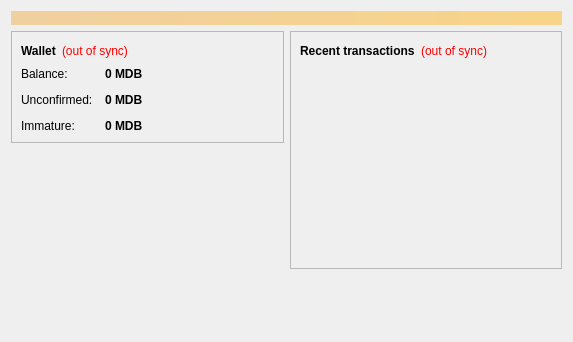
<?xml version="1.0" encoding="UTF-8"?>
<ui version="4.0">
 <class>OverviewPage</class>
 <widget class="QWidget" name="OverviewPage">
  <property name="geometry">
   <rect>
    <x>0</x>
    <y>0</y>
    <width>573</width>
    <height>342</height>
   </rect>
  </property>
  <property name="windowTitle">
   <string>Form</string>
  </property>
  <layout class="QVBoxLayout" name="topLayout">
   <item>
    <widget class="QLabel" name="labelAlerts">
     <property name="visible">
      <bool>false</bool>
     </property>
     <property name="styleSheet">
      <string notr="true">background-color: qlineargradient(x1: 0, y1: 0, x2: 1, y2: 0, stop:0 #F0D0A0, stop:1 #F8D488); color:#000000;</string>
     </property>
     <property name="wordWrap">
      <bool>true</bool>
     </property>
     <property name="margin">
      <number>3</number>
     </property>
    </widget>
   </item>
   <item>
    <layout class="QHBoxLayout" name="horizontalLayout" stretch="1,1">
     <item>
      <layout class="QVBoxLayout" name="verticalLayout_2">
       <item>
        <widget class="QFrame" name="frame">
         <property name="frameShape">
          <enum>QFrame::StyledPanel</enum>
         </property>
         <property name="frameShadow">
          <enum>QFrame::Raised</enum>
         </property>
         <layout class="QVBoxLayout" name="verticalLayout_4">
          <item>
           <layout class="QHBoxLayout" name="horizontalLayout_4">
            <item>
             <widget class="QLabel" name="label_5">
              <property name="font">
               <font>
                <weight>75</weight>
                <bold>true</bold>
               </font>
              </property>
              <property name="text">
               <string>Wallet</string>
              </property>
             </widget>
            </item>
            <item>
             <widget class="QLabel" name="labelWalletStatus">
              <property name="toolTip">
               <string>The displayed information may be out of date. Your wallet automatically synchronizes with the Moduabit network after a connection is established, but this process has not completed yet.</string>
              </property>
              <property name="styleSheet">
               <string notr="true">QLabel { color: red; }</string>
              </property>
              <property name="text">
               <string notr="true">(out of sync)</string>
              </property>
              <property name="alignment">
               <set>Qt::AlignLeading|Qt::AlignLeft|Qt::AlignVCenter</set>
              </property>
             </widget>
            </item>
            <item>
             <spacer name="horizontalSpacer_2">
              <property name="orientation">
               <enum>Qt::Horizontal</enum>
              </property>
              <property name="sizeHint" stdset="0">
               <size>
                <width>40</width>
                <height>20</height>
               </size>
              </property>
             </spacer>
            </item>
           </layout>
          </item>
          <item>
           <layout class="QFormLayout" name="formLayout_2">
            <property name="fieldGrowthPolicy">
             <enum>QFormLayout::AllNonFixedFieldsGrow</enum>
            </property>
            <property name="horizontalSpacing">
             <number>12</number>
            </property>
            <property name="verticalSpacing">
             <number>12</number>
            </property>
            <item row="0" column="0">
             <widget class="QLabel" name="label">
              <property name="text">
               <string>Balance:</string>
              </property>
             </widget>
            </item>
            <item row="0" column="1">
             <widget class="QLabel" name="labelBalance">
              <property name="font">
               <font>
                <weight>75</weight>
                <bold>true</bold>
               </font>
              </property>
              <property name="cursor">
               <cursorShape>IBeamCursor</cursorShape>
              </property>
              <property name="toolTip">
               <string>Your current balance</string>
              </property>
              <property name="text">
               <string notr="true">0 MDB</string>
              </property>
              <property name="textInteractionFlags">
               <set>Qt::LinksAccessibleByMouse|Qt::TextSelectableByKeyboard|Qt::TextSelectableByMouse</set>
              </property>
             </widget>
            </item>
            <item row="1" column="0">
             <widget class="QLabel" name="label_3">
              <property name="text">
               <string>Unconfirmed:</string>
              </property>
             </widget>
            </item>
            <item row="1" column="1">
             <widget class="QLabel" name="labelUnconfirmed">
              <property name="font">
               <font>
                <weight>75</weight>
                <bold>true</bold>
               </font>
              </property>
              <property name="cursor">
               <cursorShape>IBeamCursor</cursorShape>
              </property>
              <property name="toolTip">
               <string>Total of transactions that have yet to be confirmed, and do not yet count toward the current balance</string>
              </property>
              <property name="text">
               <string notr="true">0 MDB</string>
              </property>
              <property name="textInteractionFlags">
               <set>Qt::LinksAccessibleByMouse|Qt::TextSelectableByKeyboard|Qt::TextSelectableByMouse</set>
              </property>
             </widget>
            </item>
            <item row="2" column="0">
             <widget class="QLabel" name="labelImmatureText">
              <property name="text">
               <string>Immature:</string>
              </property>
             </widget>
            </item>
            <item row="2" column="1">
             <widget class="QLabel" name="labelImmature">
              <property name="font">
               <font>
                <weight>75</weight>
                <bold>true</bold>
               </font>
              </property>
              <property name="toolTip">
               <string>Mined balance that has not yet matured</string>
              </property>
              <property name="text">
               <string notr="true">0 MDB</string>
              </property>
              <property name="textInteractionFlags">
               <set>Qt::LinksAccessibleByMouse|Qt::TextSelectableByKeyboard|Qt::TextSelectableByMouse</set>
              </property>
             </widget>
            </item>
           </layout>
          </item>
         </layout>
        </widget>
       </item>
       <item>
        <spacer name="verticalSpacer">
         <property name="orientation">
          <enum>Qt::Vertical</enum>
         </property>
         <property name="sizeHint" stdset="0">
          <size>
           <width>20</width>
           <height>40</height>
          </size>
         </property>
        </spacer>
       </item>
      </layout>
     </item>
     <item>
      <layout class="QVBoxLayout" name="verticalLayout_3">
       <item>
        <widget class="QFrame" name="frame_2">
         <property name="frameShape">
          <enum>QFrame::StyledPanel</enum>
         </property>
         <property name="frameShadow">
          <enum>QFrame::Raised</enum>
         </property>
         <layout class="QVBoxLayout" name="verticalLayout">
          <item>
           <layout class="QHBoxLayout" name="horizontalLayout_2">
            <item>
             <widget class="QLabel" name="label_4">
              <property name="text">
               <string>&lt;b&gt;Recent transactions&lt;/b&gt;</string>
              </property>
             </widget>
            </item>
            <item>
             <widget class="QLabel" name="labelTransactionsStatus">
              <property name="toolTip">
               <string>The displayed information may be out of date. Your wallet automatically synchronizes with the Moduabit network after a connection is established, but this process has not completed yet.</string>
              </property>
              <property name="styleSheet">
               <string notr="true">QLabel { color: red; }</string>
              </property>
              <property name="text">
               <string notr="true">(out of sync)</string>
              </property>
              <property name="alignment">
               <set>Qt::AlignRight|Qt::AlignTrailing|Qt::AlignVCenter</set>
              </property>
             </widget>
            </item>
            <item>
             <spacer name="horizontalSpacer">
              <property name="orientation">
               <enum>Qt::Horizontal</enum>
              </property>
              <property name="sizeHint" stdset="0">
               <size>
                <width>40</width>
                <height>20</height>
               </size>
              </property>
             </spacer>
            </item>
           </layout>
          </item>
          <item>
           <widget class="QListView" name="listTransactions">
            <property name="styleSheet">
             <string notr="true">QListView { background: transparent; }</string>
            </property>
            <property name="frameShape">
             <enum>QFrame::NoFrame</enum>
            </property>
            <property name="verticalScrollBarPolicy">
             <enum>Qt::ScrollBarAlwaysOff</enum>
            </property>
            <property name="horizontalScrollBarPolicy">
             <enum>Qt::ScrollBarAlwaysOff</enum>
            </property>
            <property name="selectionMode">
             <enum>QAbstractItemView::NoSelection</enum>
            </property>
           </widget>
          </item>
         </layout>
        </widget>
       </item>
       <item>
        <spacer name="verticalSpacer_2">
         <property name="orientation">
          <enum>Qt::Vertical</enum>
         </property>
         <property name="sizeHint" stdset="0">
          <size>
           <width>20</width>
           <height>40</height>
          </size>
         </property>
        </spacer>
       </item>
      </layout>
     </item>
    </layout>
   </item>
  </layout>
 </widget>
 <resources/>
 <connections/>
</ui>
